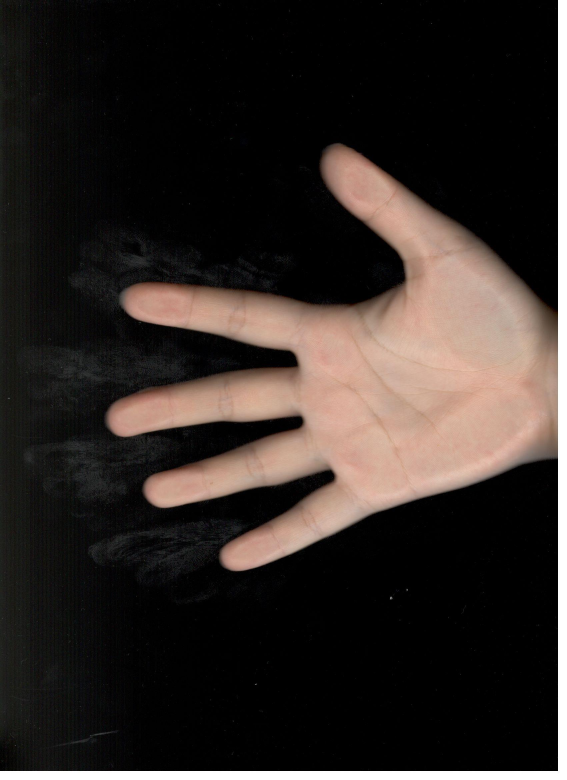
#> input picture opencvtest_andrew/all_cali/zhouran_r.jpg, 1700 x 2338 px (shown at 1/3 size)
$ python find_fingerlength_edged.py
#> lines starting #> are read from the running program, lines starting #| are printed output that depends on the picture; after the words box and inside, x2 and y2 are one past the last pixel; in counts of white or black regions, pixels touching at a corner belong together
#> further down, img is the input picture: shape (2338, 1700, 3); mean B, G, R 38.1, 41.9, 49.3
import cv2
import numpy as np
import math
import circle_fit as cf
def dist(x1,x2,y1,y2):
    dist = math.sqrt((x2 - x1) ** 2 + (y2 - y1) ** 2)
    return dist

def midpoint(x1,x2,y1,y2):
    x,y = (x1+x2)/2,(y1+y2)/2
    return (x,y)
def find_angle(x1,x2,y1,y2):
    angle =math.atan2( abs(y2-y1),abs(x2-x1) )
    return angle


def process_img(frame, right_hand):
#> called with right_hand = True
    if right_hand == False :
        frame = cv2.flip(frame, 0)

    img = cv2.cvtColor(frame, cv2.COLOR_BGR2GRAY)
#> img: shape (468, 340)
    # blur it
    img = cv2.GaussianBlur(img, (7, 7), 0)

    ret, thresh = cv2.threshold(img, 70, 255, 0)
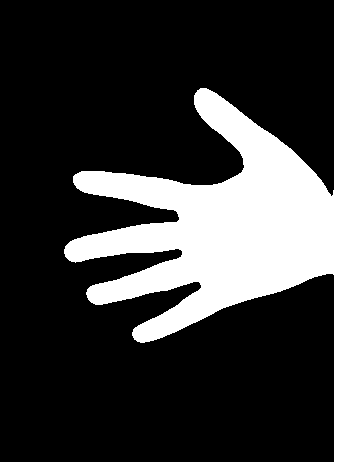
#> thresh: shape (468, 340); 22.8% white; 1 white region, box (x1, y1, x2, y2) and area: (0, 0, 340, 468) 36272
    img = cv2.bitwise_and(img, thresh)
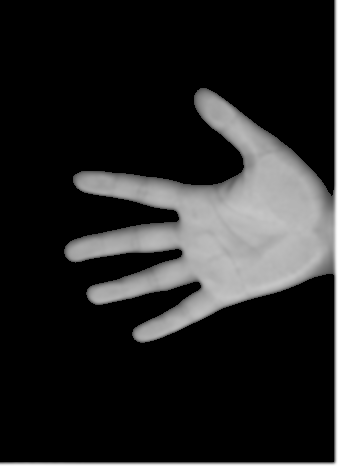
#> img: shape (468, 340); min 0, max 255, mean 38.2
    minval = 0
    maxval = 255
    # ret,edg = cv2.threshold(img,12,255,cv2.THRESH_BINARY)
    # cv2.imshow('i', edg)

    # edge detection
    edg = cv2.Canny(img, minval, maxval, apertureSize=3, L2gradient=True)
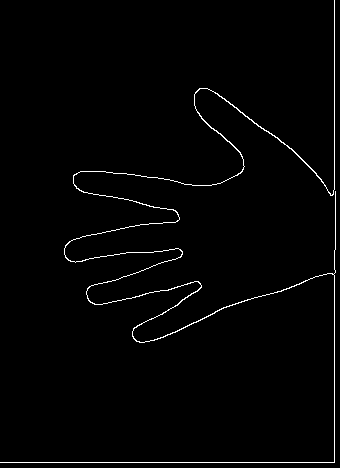
#> edg: shape (468, 340); 1.5% white in thin lines or dots
    # countour detection
    # minval,maxval = 84,84
    # opening and closing
    kernel = np.ones((3, 3), np.uint8)
    opening = cv2.morphologyEx(edg, cv2.MORPH_OPEN, kernel)
#> opening: shape (468, 340); every value is 0
    closing = cv2.morphologyEx(edg, cv2.MORPH_CLOSE, kernel)
#> closing: shape (468, 340); 1.5% white in thin lines or dots
    edg = closing


    contours, hierarchy = cv2.findContours(edg, cv2.RETR_TREE, cv2.CHAIN_APPROX_NONE)
#> contours = 2 contours; box (x1, y1, x2, y2) and area: (0, 0, 336, 463) 31350, (64, 88, 336, 343) 31036
    cv2.imshow('edge', edg)
    hand = cv2.bitwise_and(frame,frame, mask=thresh)
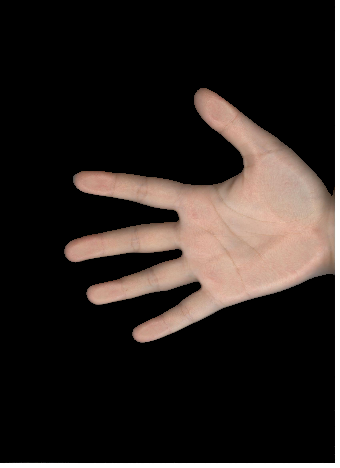
#> hand: shape (468, 340, 3); mean B, G, R 33.5, 37, 44.2

    #print(hand.shape)
    im = hand.copy()

    cnts = contours
#> cnts has the same summary as contours
    hand_cnt = []
    for c in cnts:
        # if the contour is not sufficiently large, ignore it
        if cv2.contourArea(c) < 400:
            continue

        # compute the rotated bounding box of the contour.
        x, y, w, h = cv2.boundingRect(c)
        print(x,y)
        if x==0:
            continue

        cv2.rectangle(im, (x, y), (x + w, y + h), (0, 255, 0), 2)
        cv2.drawContours(im, c, -1, (0, 255, 255))
        hand_cnt.append(c)
#> this loop made 2 passes
#> (x, y, w, h) on passes 1 to 2: (0, 0, 336, 463), (64, 88, 272, 255)
#| 0 0
#| 64 88
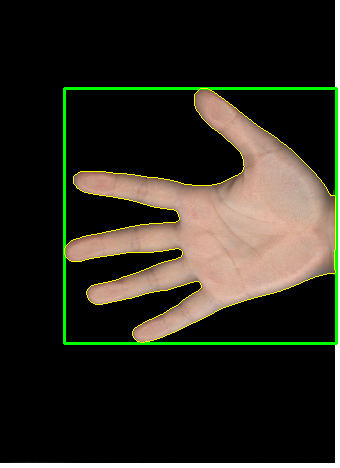
#> im: shape (468, 340, 3); 2.77% of pixels changed, all inside (x1, y1, x2, y2) = (63, 87, 338, 345)
#> after the loop, hand_cnt = 1 contour; box (x1, y1, x2, y2) and area: (64, 88, 336, 343) 31036

    #keeping doing until find a hand
    if len(hand_cnt)!=1:
        cv2.imshow('hand',im)
        print("keep finding hand")
    else:
        c = hand_cnt[0]
#> c = contour of 1337 points, box (x1, y1, x2, y2) (64, 88, 336, 343), area 31036
        hull = cv2.convexHull(c, returnPoints=False)
#> hull = 25 values from 1 to 1084
        defects = cv2.convexityDefects(c, hull)
#> defects = 18 rows, first 6: [1084, 1, 1249, 23731], [8, 14, 9, 114], [14, 17, 16, 142], [17, 24, 20, 179], [24, 77, 59, 463], [77, 86, 82, 225]

        # creat lists to store start points and far points
        start_p = []
        end_p =[]
        far_p = []
        points = []
        for i in range(defects.shape[0]):
            s, e, f, d = defects[i, 0]

            start = tuple(c[s][0])
            end = tuple(c[e][0])

            far = tuple(c[f][0])
            start_p.append((c[s][0]))
            end_p.append((c[e][0]))
            far_p.append(c[f][0])
            cv2.line(im, start, end, [0, 255, 0], 2)

            if i > 0:
                #defect points
                x1, y1 = far_p[i - 1]
                x2, y2 = far_p[i]
                cv2.circle(im, (x2, y2), 5, [0, 0, 255], -1)

                #start and end points
                sx, sy = start_p[i]
                sx_1, sy_1 = start_p[i - 1]
                ex, ey = end_p[i]
                #take the only start point at finger tips
                if dist(sx, sx_1, sy, sy_1) > 30:
                    if dist(sx, ex, sy, ey) > 30:
                        points.append((sx, sy))

                if dist(x1, x2, y1, y2) > 20:
                    bottommost = tuple(c[c[:, :, 1].argmax()][0])
                    rightmost = tuple(c[c[:, :, 0].argmax()][0])
                    topmost = tuple(c[c[:, :, 1].argmin()][0])
                    if abs(x2 - rightmost[0]) > 65:

                        points.append((x2, y2))
                else:
                    continue
#> this loop made 18 passes
#> (s, e, f, d, x1, y1, x2, y2) on passes 2 to 13: (8, 14, 9, 114, 240, 173, 208, 89), (14, 17, 16, 142, 208, 89, 215, 93), (17, 24, 20, 179, 215, 93, 219, 96), (24, 77, 59, 463, 219, 96, 258, 126), (77, 86, 82, 225, 258, 126, 281, 142), (86, 91, 90, 160, 281, 142, 289, 148), (117, 143, 138, 801, 289, 148, 330, 195), (143, 219, 197, 256, 330, 195, 334, 250), (220, 392, 331, 1752, 334, 250, 223, 307), (392, 401, 394, 162, 223, 307, 160, 337), (401, 405, 404, 186, 160, 337, 150, 340), (405, 410, 409, 201, 150, 340, 145, 341)
#> (s, e, f, d, start, end, far) on pass 1: (1084, 1, 1249, 23731, (75, 174), (200, 88), (240, 173))
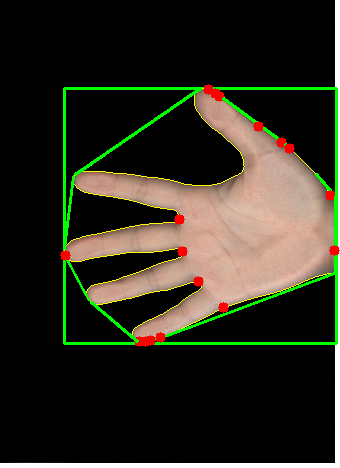
#> im: shape (468, 340, 3); 1.96% of pixels changed, all inside (x1, y1, x2, y2) = (60, 84, 340, 347)
#> after the loop, end_p = [[200, 88], [213, 91], [216, 93], [223, 98], [276, 137], [285, 144], [290, 148], [335, 196], [335, 272], [162, 337], [153, 340], [149, 341], [144, 342], [137, 341], [91, 302], [65, 256], [64, 254], [73, 176]]; far_p = [[240, 173], [208, 89], [215, 93], [219, 96], [258, 126], [281, 142], [289, 148], [330, 195], [334, 250], [223, 307], [160, 337], [150, 340], [145, 341], [139, 341], [198, 281], [182, 251], [65, 255], [179, 219]]; points = [(208, 89), (258, 126), (334, 273), (223, 307), (160, 337), (198, 281), (88, 299), (182, 251), (65, 255), (179, 219)]; start_p = [[75, 174], [207, 88], [213, 91], [216, 93], [223, 98], [276, 137], [285, 144], [316, 174], [335, 196], [334, 273], [162, 337], [153, 340], [149, 341], [140, 342], [137, 341], [88, 299], [65, 256], [64, 248]]

        print(len(points))
#| 10
        #cv2.line(im,(im.shape[1]-65,10),(im.shape[1]-65,100),(0,255,0),3)
        #plot start points
        for i in range(len(start_p)):
            sx, sy = start_p[i]
            cv2.circle(im, (sx, sy), 2, [0, 125, 255], -1)
#> this loop made 18 passes
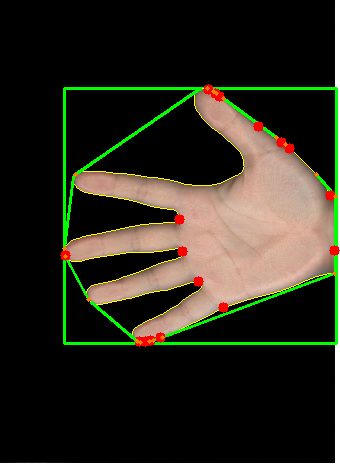
#> im: shape (468, 340, 3); 0.15% of pixels changed, all inside (x1, y1, x2, y2) = (62, 86, 338, 345)
        pc = []

        for i in range(len(points)):
            px,py = points[i]
            if abs(px - rightmost[0]) >70:
                pc.append((px, py))
#> this loop made 10 passes
#> after the loop, pc = [(208, 89), (258, 126), (223, 307), (160, 337), (198, 281), (88, 299), (182, 251), (65, 255), (179, 219)]
        points =pc
#> points has the same summary as pc
        if points[1][0] >= bottommost[0]:
            points[1] = bottommost
#> (the run stopped early here; a loop or call above may not have finished)

$ run again, with opencvtest_andrew/all_cali/andrew_r.jpg copied over opencvtest_andrew/all_cali/zhouran_r.jpg
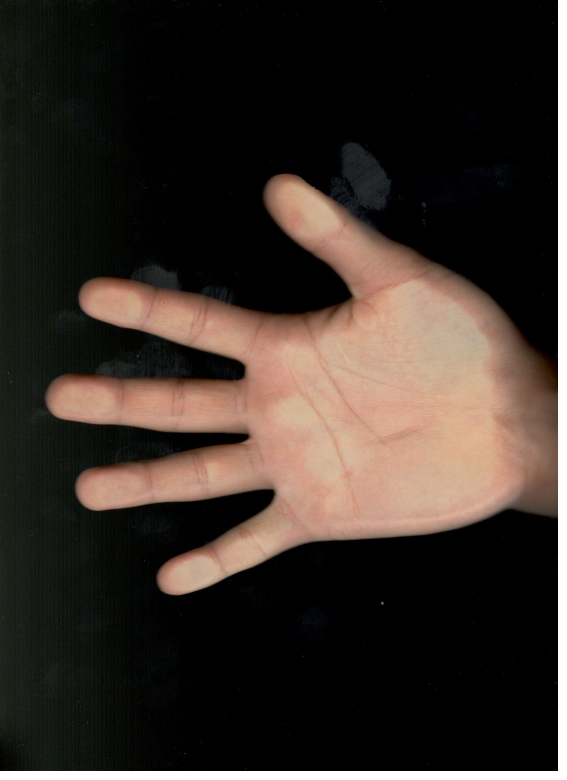
#> input picture opencvtest_andrew/all_cali/andrew_r.jpg, 1700 x 2338 px (shown at 1/3 size)
#> img is the input picture: shape (2338, 1700, 3); mean B, G, R 40, 46.5, 55.9
#> thresh: shape (468, 340); 26.7% white; 1 white region, box (x1, y1, x2, y2) and area: (0, 0, 340, 468) 42425
#> edg: shape (468, 340); 1.5% white in thin lines or dots
#> opening: shape (468, 340); every value is 0
#> closing: shape (468, 340); 1.5% white in thin lines or dots
#> contours = 2 contours; box (x1, y1, x2, y2) and area: (0, 0, 336, 463) 37447, (28, 105, 336, 357) 37168
#> cnts has the same summary as contours
#> the loop in process_img, `for c in cnts:` made 2 passes
#> (x, y, w, h) on passes 1 to 2: (0, 0, 336, 463), (28, 105, 308, 252)
#> (printed output is left out)
#> after the loop in process_img, `for c in cnts:`: hand_cnt = 1 contour; box (x1, y1, x2, y2) and area: (28, 105, 336, 357) 37168
#> c = contour of 1427 points, box (x1, y1, x2, y2) (28, 105, 336, 357), area 37168
#> hull = 25 values from 1 to 1424
#> defects = 18 rows, first 6: [1424, 1, 0, 186], [6, 10, 7, 186], [10, 12, 11, 114], [12, 106, 55, 1303], [106, 112, 108, 142], [112, 119, 115, 179]
#> the loop in process_img, `for i in range(defects.shape[0]):` made 18 passes
#> (s, e, f, d, x1, y1, x2, y2) on passes 2 to 9: (6, 10, 7, 186, 168, 106, 175, 106), (10, 12, 11, 114, 175, 106, 179, 107), (12, 106, 55, 1303, 179, 107, 223, 140), (106, 112, 108, 142, 223, 140, 276, 168), (112, 119, 115, 179, 276, 168, 283, 173), (119, 124, 123, 160, 283, 173, 291, 179), (128, 134, 129, 164, 291, 179, 296, 184), (134, 190, 178, 1677, 296, 184, 323, 233)
#> after the loop in process_img, `for i in range(defects.shape[0]):`: end_p = [[169, 105], [178, 106], [180, 107], [274, 166], [280, 170], [287, 175], [292, 179], [301, 189], [335, 239], [335, 302], [110, 356], [99, 355], [48, 301], [46, 297], [28, 244], [48, 175], [49, 173], [165, 106]]; far_p = [[168, 106], [175, 106], [179, 107], [223, 140], [276, 168], [283, 173], [291, 179], [296, 184], [323, 233], [334, 291], [184, 324], [101, 355], [165, 295], [48, 300], [149, 260], [147, 225], [49, 174], [200, 188]]; points = [(223, 140), (335, 239), (334, 303), (184, 324), (101, 355), (165, 295), (48, 300), (149, 260), (28, 235), (147, 225), (49, 174), (200, 188)]; start_p = [[165, 106], [174, 105], [178, 106], [180, 107], [274, 166], [280, 170], [287, 175], [296, 183], [301, 189], [335, 239], [334, 303], [102, 356], [95, 351], [48, 301], [46, 297], [28, 235], [48, 175], [53, 169]]
#| 12
#> the loop in process_img, `for i in range(len(start_p)):` made 18 passes
#> after the loop in process_img, `for i in range(len(start_p)):`:
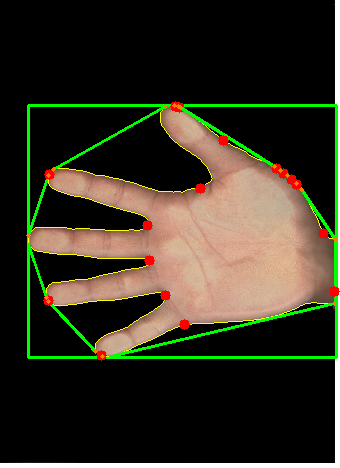
#> im: shape (468, 340, 3); mean B, G, R 33.5, 49.1, 52.2
#> the loop in process_img, `for i in range(len(points)):` made 12 passes
#> after the loop in process_img, `for i in range(len(points)):`: pc = [(223, 140), (184, 324), (101, 355), (165, 295), (48, 300), (149, 260), (28, 235), (147, 225), (49, 174), (200, 188)]
#> in process_img, `points =pc`: points has the same summary as pc
#> the loop in process_img, `for i in range(len(points)):` made 10 passes
#> after the loop in process_img, `for i in range(len(points)):`:
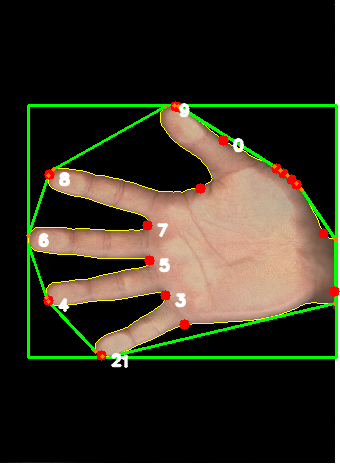
#> im: shape (468, 340, 3); 0.85% of pixels changed, all inside (x1, y1, x2, y2) = (38, 102, 245, 369)
#> the loop in process_img, `for i in range(len(even) - 1):` made 5 passes
#> after the loop in process_img, `for i in range(len(even) - 1):`: finger_length = [120.3, 96.16, 111.3, 110.4]; mid_points = [(162, 247.5), (74.5, 327.5), (38, 267.5), (38.5, 204.5)]
